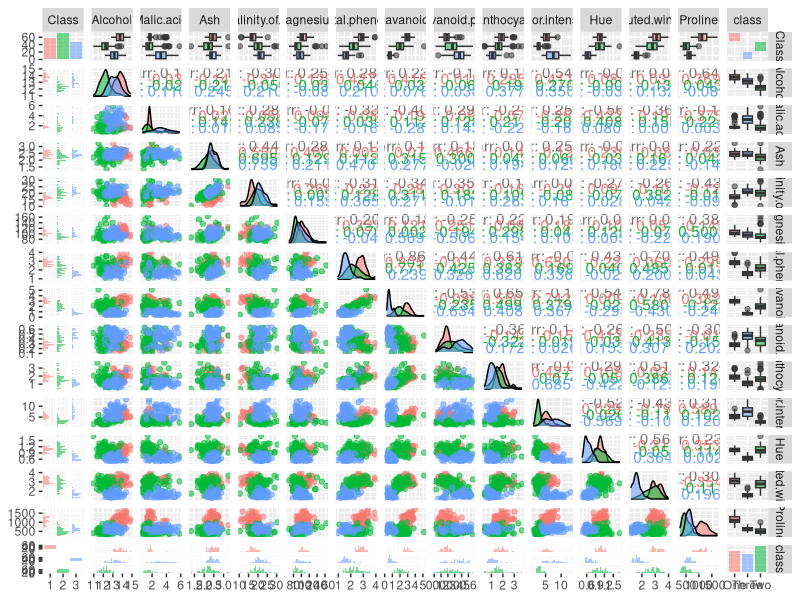
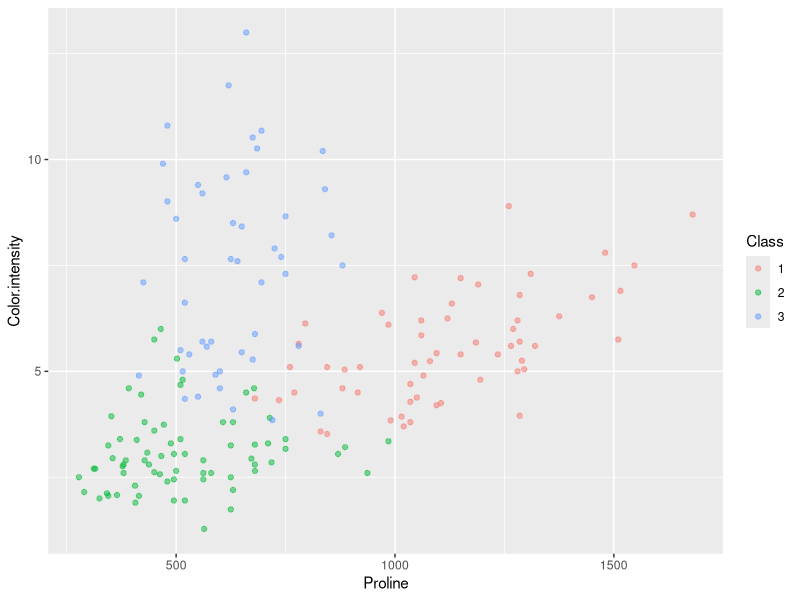
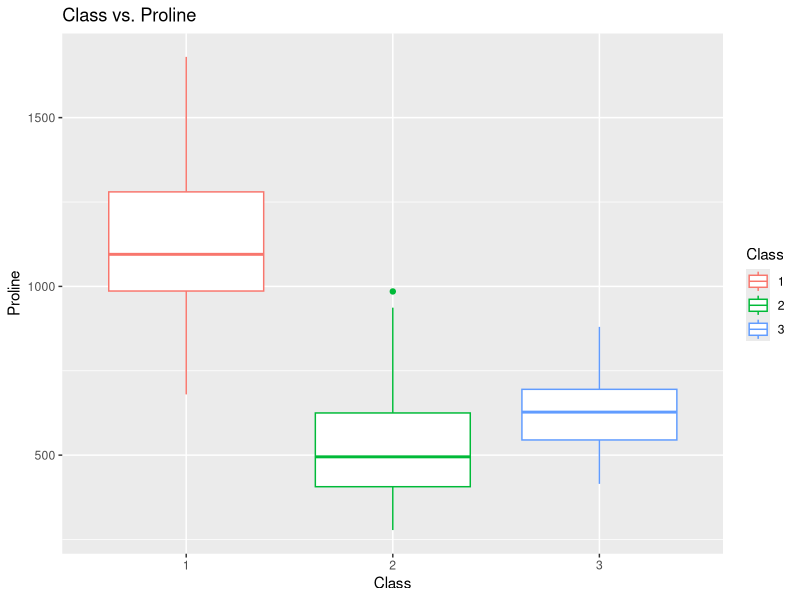
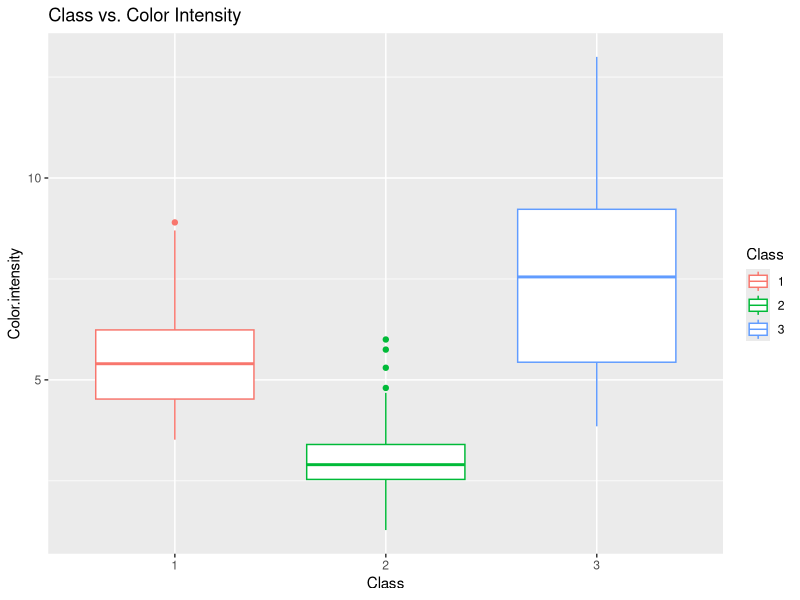
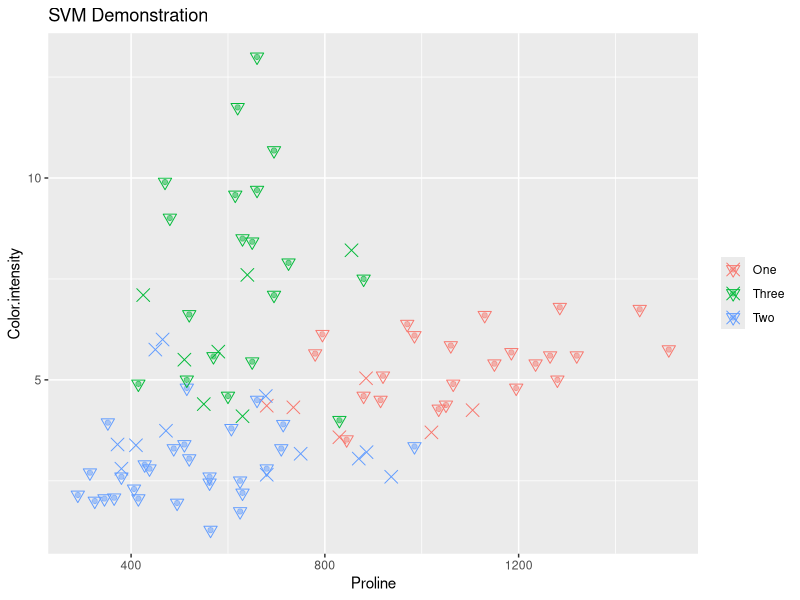

Generate these figures, in order, with R:
## ---- chunk 1
knitr::opts_chunk$set(echo = FALSE)
## ---- chunk 2
library(caret)
library(tidyverse)
library(GGally)
library(readxl)
WineData1 <- read_excel("WineData1.xlsx")
library(dplyr)
## ---- chunk 3
WineData1= data.frame(na.omit(WineData1))
WineDate2<- WineData1%>%
  mutate(class=ifelse(WineData1$Class==1, "One",
                          ifelse(WineData1$Class==2, "Two","Three")))
str(WineDate2)
 knitr::kable(WineDate2)%>%
      kableExtra::kable_styling("striped")%>%
      kableExtra::scroll_box(width = "100%",height="300px")
## ---- chunk 4
# Overall relationships among variables
GGally::ggpairs(WineDate2, aes(color = Class, alpha = 0.5))
# This one seem to separate wine classes well
ggplot(data=WineDate2,mapping = aes(x=Proline,y=Color.intensity,color=Class))+
  geom_point(alpha=0.5)
## ---- chunk 5
ggplot(WineDate2, aes(x = Class, y = Proline, color= Class))+
  geom_boxplot()+ 
  ggtitle("Class vs. Proline")

ggplot(WineDate2, aes(x = Class, y = Color.intensity, color= Class ))+
  geom_boxplot()+ 
  ggtitle("Class vs. Color Intensity")
## ---- chunk 6
trainIndex <- createDataPartition(WineDate2$class, p = .6, list = FALSE, times = 1)

SVMTrain <- WineDate2[ trainIndex,]
SVMTest  <- WineDate2[-trainIndex,]

Wine_SVM <- train(
  form = as.factor(class)~ .,
  data = SVMTrain,
  trControl = trainControl(method = "cv", number = 10,
                           classProbs =  TRUE),
  method = "svmLinear",
  preProcess = c("center", "scale"),
  tuneLength = 10)
Wine_SVM
summary(Wine_SVM)

svm_Pred<-predict(Wine_SVM,SVMTest,type="prob")

svmtestpred<-cbind(svm_Pred,SVMTest)

svmtestpred<-svmtestpred%>%
  mutate(prediction=if_else(One>Two & One>Three,"One",
                            if_else(Two>One & Two>Three, "Two",
                                    if_else(Three>One & Three>Two,"Three", "PROBLEM"))))

table(svmtestpred$prediction)
                          
confusionMatrix(factor(svmtestpred$prediction),factor(svmtestpred$class))
## ---- chunk 7
supportvectors<-SVMTrain[Wine_SVM$finalModel@SVindex,]
ggplot(data=SVMTest, mapping = aes(x=Proline,y=Color.intensity,color=class))+
  geom_point(alpha=0.5)+
  geom_point(data=svmtestpred, mapping = aes(x=Proline,y=Color.intensity, color=prediction),shape=6,size=3)+
  geom_point(data=supportvectors, mapping = aes(x=Proline,y=Color.intensity),shape=4,size=4)+
  theme(legend.title = element_blank())+ggtitle("SVM Demonstration")
